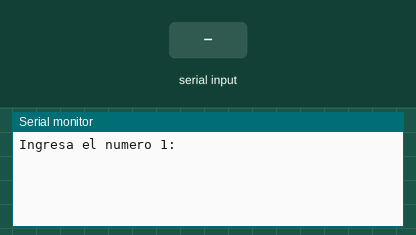
Bench run of a sketch on a simulated Arduino Uno, built with avr-gcc and run on an emulated ATmega328P. Parts: the last lines printed to the serial monitor. Inputs (shaded band) come from the test bench.

Above: at 1.2 s.
1.3 s: "90,45\n" received over Serial
At 2.5 s:
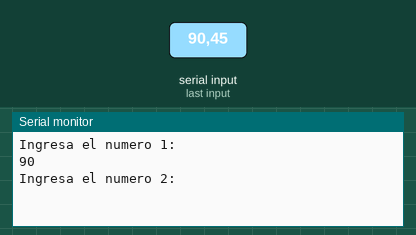
2.8 s: "30,150\n" received over Serial
At 3.4 s:
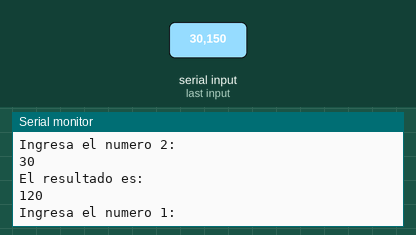

The sketch:

P_5_Ejercicio.ino
```cpp
int num1, num2;

void setup() {
  // put your setup code here, to run once:
  Serial.begin(9600);
  Serial.setTimeout(10);
}

int estado = 0;
int v;
void loop() {
  // put your main code here, to run repeatedly:
  if(estado == 0) {
    Serial.println("Ingresa el numero 1: ");
    estado = 1;
  }

  if(estado == 2) {
    Serial.println("Ingresa el numero 2: ");
    estado = 3;
  }

  if(Serial.available()>0) {
    v = Serial.readString().toInt();
    if(estado == 1) {
      num1 = v;
      Serial.println(num1);
      estado = 2;
    }else if(estado == 3) {
      num2 = v;
      Serial.println(num2);
      estado = 4;
    }
  }
  //////
  if(estado == 4) {
    Serial.println("El resultado es:");
    Serial.println(num1 + num2);
    estado = 0;
    }
}
```

Measured:
- after the input at 1.3 s, the serial monitor: prints a new line at once (image 1)
- after the input at 2.8 s, the serial monitor: prints a new line at once (image 2)
